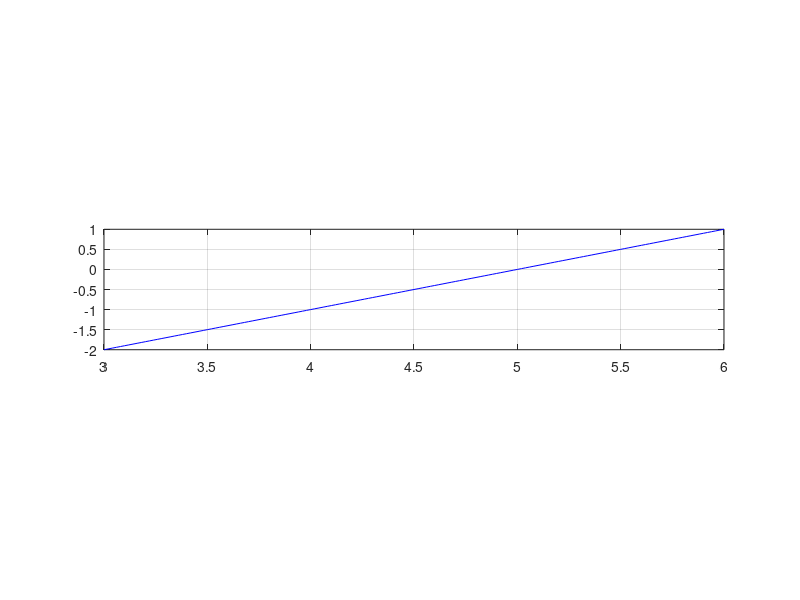

The MATLAB script that drew this image:
%perioada semnalului 6s
%20ms
hold on,xlabel('t [s]'),ylabel('A [V]')
x = 0: 0.02: 3;
y = -x+1;
subplot(3,1,2)
plot(x, y, 'b')
x=3:0.02:6;
y = x-5;
plot(x,y,'b'),grid